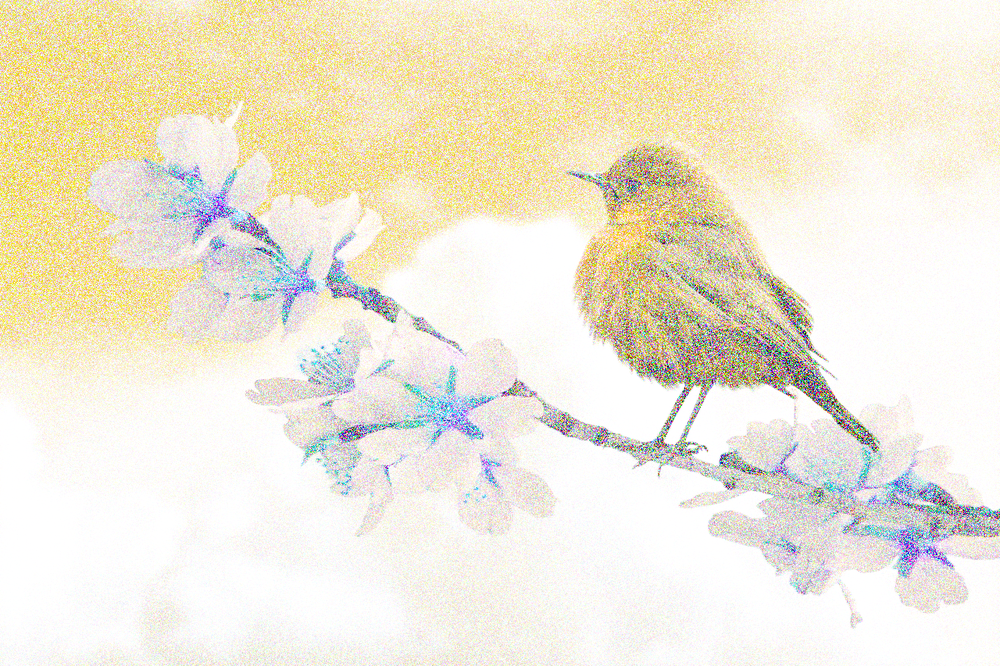
#> input picture Set-1/5-noisy-image.png, 1000 x 666 px, shrunk from 1280 x 853 before the run
$ python Question2.py
#> lines starting #> are read from the running program, lines starting #| are printed output that depends on the picture
import cv2
import matplotlib.pyplot as plt
from google.colab.patches import cv2_imshow
from google.colab import files

# Upload Image
print("Please upload your image (e.g., input.jpg):")
uploaded = files.upload()
#> the answer given: 5-noisy-image.png
image_path = list(uploaded.keys())[0]

# Read the image
image = cv2.imread(image_path)
#> image is the input picture: shape (666, 1000, 3); mean B, G, R 215.5, 233.3, 239.4
if image is None:
    print("Error: Could not read the image.")
else:
    print("✅ Image loaded. Displaying it below:")
    cv2_imshow(image)

    # Convert to RGB for matplotlib
    image_rgb = cv2.cvtColor(image, cv2.COLOR_BGR2RGB)

    # Plot histograms
    colors = ('r', 'g', 'b')  # RGB channels
    plt.figure(figsize=(10, 5))
    plt.title("Histogram for RGB Channels")
    plt.xlabel("Pixel Intensity")
    plt.ylabel("Frequency")

    for i, color in enumerate(colors):
        hist = cv2.calcHist([image], [i], None, [256], [0, 256])
        plt.plot(hist, color=color)
        plt.xlim([0, 256])

    plt.grid(True)
    plt.show()
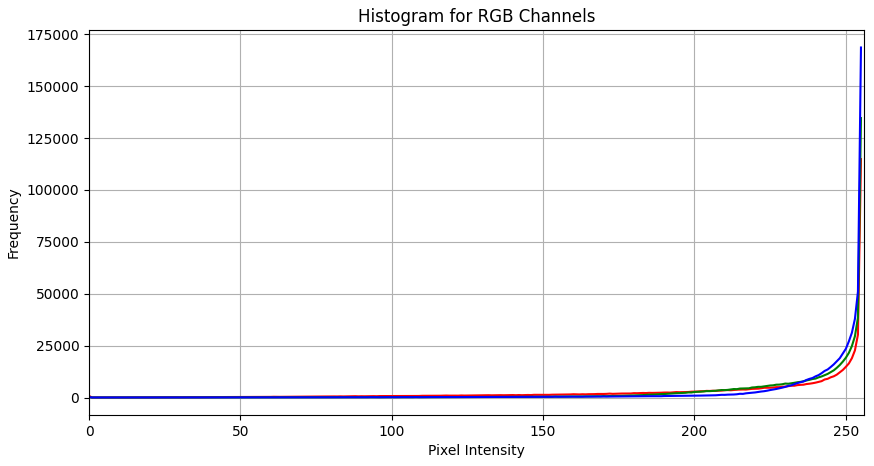
#> figure drawn by matplotlib, 1 panel; curve peaks at x = 255, y = 114853; curve peaks at x = 255, y = 134624; curve peaks at x = 255, y = 168624
